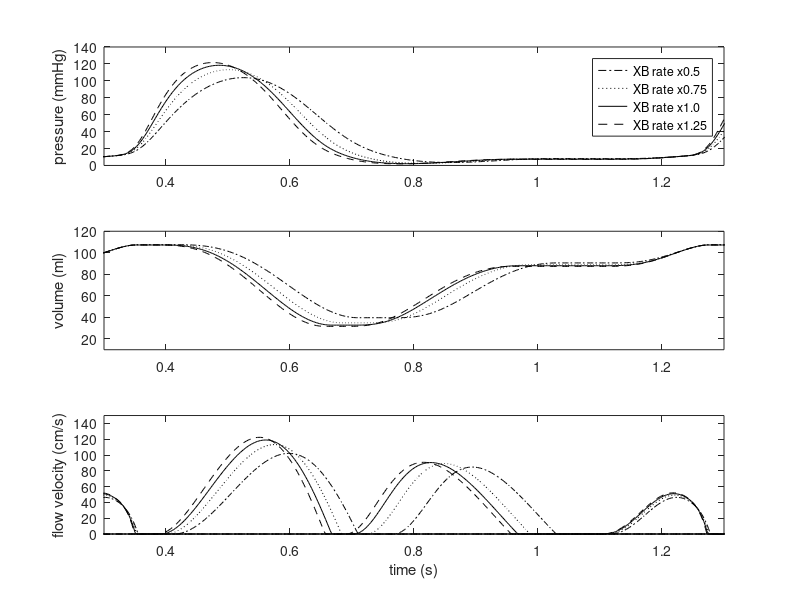

The MATLAB source for this figure:
clear all; close all; format compact;

load baseline

plott = t;
% LVP
display1(:,1)=p(:,2);
% LVV
display2(:,1)=y(:,10);
% MV
display3(:,1)=y(:,2);
% AV
display4(:,1)=y(:,3);

load XB05

% LVP
display1(:,2)=p(:,2);
% LVV
display2(:,2)=y(:,10);
% MV
display3(:,2)=y(:,2);
% AV
display4(:,2)=y(:,3);

load XB075

% LVP
display1(:,3)=p(:,2);
% LVV
display2(:,3)=y(:,10);
% MV
display3(:,3)=y(:,2);
% AV
display4(:,3)=y(:,3);

load XB10

% LVP
display1(:,4)=p(:,2);
% LVV
display2(:,4)=y(:,10);
% MV
display3(:,4)=y(:,2);
% AV
display4(:,4)=y(:,3);

load XB125

% LVP
display1(:,5)=p(:,2);
% LVV
display2(:,5)=y(:,10);
% MV
display3(:,5)=y(:,2);
% AV
display4(:,5)=y(:,3);

subplot(3,1,1), plot(plott,display1(:,2),'k-.',plott,display1(:,3),'k:',...
             plott,display1(:,4),'k-',plott,display1(:,5),'k--')
axis([0.3 1.3 0 140])
%xlabel('time (s)')
ylabel('pressure (mmHg)')
legend('XB rate x0.5','XB rate x0.75','XB rate x1.0','XB rate x1.25')

plott = plott - 0.000;
subplot(3,1,2), plot(plott,display2(:,2),'k-.',plott,display2(:,3),'k:',...
             plott,display2(:,4),'k-',plott,display2(:,5),'k--')
axis([0.3 1.3 10 120])
%xlabel('time (s)')
ylabel('volume (ml)')
%legend('Calcium 0.5 uM','Calcium 0.6 uM','Calcium 0.7 uM','Calcium 0.8 uM')

display3 = display3/4.;
display4 = display4/4.;
subplot(3,1,3), plot(plott,display3(:,2),'k-.',plott,display3(:,3),'k:',...
             plott,display3(:,4),'k-',plott,display3(:,5),'k--',...
             plott,display4(:,2),'k-.',plott,display4(:,3),'k:',...
             plott,display4(:,4),'k-',plott,display4(:,5),'k--')
axis([0.3 1.3 0 150])
xlabel('time (s)')
ylabel('flow velocity (cm/s)')
%legend('Calcium 0.5 uM','Calcium 0.6 uM','Calcium 0.7 uM','Calcium 0.8 uM')